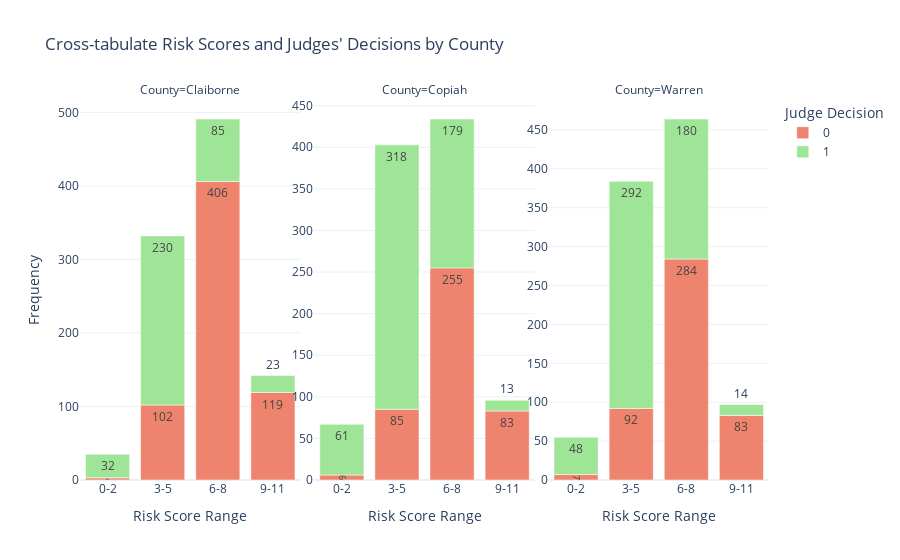

Write notebook code for a chart like this one.
### Markdown cell above
#### Comparative Analysis of Judges’ Bail Decisions to AI Risk Scores

### Code cell
# Cross-tabulate Risk Score Bin and Judge Decision segmented by County
cross_tab_county = combined_df.groupby(['County', 'Risk Score Bin', 'Judge Decision']).size().reset_index(name='Count')

cross_tab_county['Judge Decision'] = cross_tab_county['Judge Decision'].astype(str)

# Plot stacked bar chart segmented by Race with separate Y-axis
fig = px.bar(
    cross_tab_county, 
    x="Risk Score Bin", 
    y="Count", 
    color="Judge Decision",  # Stack by judge decision
    facet_col="County",  # Separate plots for each county group
    title="Cross-tabulate Risk Scores and Judges' Decisions by County", 
    labels={'Risk Score Bin': 'Risk Score Range', 'Count': 'Frequency'},
    text_auto=True,
    template='plotly_white',
    color_discrete_map={'0': '#ee836e', '1': '#9fe598'}
)

# Update layout for separate Y-axis per facet
fig.update_yaxes(matches=None)  # Ensures each facet has its own Y-scale
fig.for_each_yaxis(lambda yaxis: yaxis.update(showticklabels=True))

fig.show()

### Figure 1 — Plotly figure (JSON) as saved in the notebook; plotly's stock layout.template omitted (floating-point values rounded to 4 significant figures)
{"data": [{"hovertemplate": "Judge Decision=0<br>County=Claiborne<br>Risk Score Range=%{x}<br>Frequency=%{y}<extra></extra>", "legendgroup": "0", "marker": {"color": "#ee836e", "pattern": {"shape": ""}}, "name": "0", "orientation": "v", "showlegend": true, "textposition": "auto", "texttemplate": "%{y}", "type": "bar", "x": ["0-2", "3-5", "6-8", "9-11"], "xaxis": "x", "y": [3, 102, 406, 119], "yaxis": "y"}, {"hovertemplate": "Judge Decision=0<br>County=Copiah<br>Risk Score Range=%{x}<br>Frequency=%{y}<extra></extra>", "legendgroup": "0", "marker": {"color": "#ee836e", "pattern": {"shape": ""}}, "name": "0", "orientation": "v", "showlegend": false, "textposition": "auto", "texttemplate": "%{y}", "type": "bar", "x": ["0-2", "3-5", "6-8", "9-11"], "xaxis": "x2", "y": [6, 85, 255, 83], "yaxis": "y2"}, {"hovertemplate": "Judge Decision=0<br>County=Warren<br>Risk Score Range=%{x}<br>Frequency=%{y}<extra></extra>", "legendgroup": "0", "marker": {"color": "#ee836e", "pattern": {"shape": ""}}, "name": "0", "orientation": "v", "showlegend": false, "textposition": "auto", "texttemplate": "%{y}", "type": "bar", "x": ["0-2", "3-5", "6-8", "9-11"], "xaxis": "x3", "y": [7, 92, 284, 83], "yaxis": "y3"}, {"hovertemplate": "Judge Decision=1<br>County=Claiborne<br>Risk Score Range=%{x}<br>Frequency=%{y}<extra></extra>", "legendgroup": "1", "marker": {"color": "#9fe598", "pattern": {"shape": ""}}, "name": "1", "orientation": "v", "showlegend": true, "textposition": "auto", "texttemplate": "%{y}", "type": "bar", "x": ["0-2", "3-5", "6-8", "9-11"], "xaxis": "x", "y": [32, 230, 85, 23], "yaxis": "y"}, {"hovertemplate": "Judge Decision=1<br>County=Copiah<br>Risk Score Range=%{x}<br>Frequency=%{y}<extra></extra>", "legendgroup": "1", "marker": {"color": "#9fe598", "pattern": {"shape": ""}}, "name": "1", "orientation": "v", "showlegend": false, "textposition": "auto", "texttemplate": "%{y}", "type": "bar", "x": ["0-2", "3-5", "6-8", "9-11"], "xaxis": "x2", "y": [61, 318, 179, 13], "yaxis": "y2"}, {"hovertemplate": "Judge Decision=1<br>County=Warren<br>Risk Score Range=%{x}<br>Frequency=%{y}<extra></extra>", "legendgroup": "1", "marker": {"color": "#9fe598", "pattern": {"shape": ""}}, "name": "1", "orientation": "v", "showlegend": false, "textposition": "auto", "texttemplate": "%{y}", "type": "bar", "x": ["0-2", "3-5", "6-8", "9-11"], "xaxis": "x3", "y": [48, 292, 180, 14], "yaxis": "y3"}], "layout": {"annotations": [{"font": {}, "showarrow": false, "text": "County=Claiborne", "x": 0.16, "xanchor": "center", "xref": "paper", "y": 1, "yanchor": "bottom", "yref": "paper"}, {"font": {}, "showarrow": false, "text": "County=Copiah", "x": 0.5, "xanchor": "center", "xref": "paper", "y": 1, "yanchor": "bottom", "yref": "paper"}, {"font": {}, "showarrow": false, "text": "County=Warren", "x": 0.84, "xanchor": "center", "xref": "paper", "y": 1, "yanchor": "bottom", "yref": "paper"}], "barmode": "relative", "legend": {"title": {"text": "Judge Decision"}, "tracegroupgap": 0}, "title": {"text": "Cross-tabulate Risk Scores and Judges' Decisions by County"}, "xaxis": {"anchor": "y", "domain": [0, 0.32], "title": {"text": "Risk Score Range"}}, "xaxis2": {"anchor": "y2", "domain": [0.34, 0.66], "matches": "x", "title": {"text": "Risk Score Range"}}, "xaxis3": {"anchor": "y3", "domain": [0.68, 1.0], "matches": "x", "title": {"text": "Risk Score Range"}}, "yaxis": {"anchor": "x", "domain": [0, 1], "showticklabels": true, "title": {"text": "Frequency"}}, "yaxis2": {"anchor": "x2", "domain": [0, 1], "showticklabels": true}, "yaxis3": {"anchor": "x3", "domain": [0, 1], "showticklabels": true}}}
